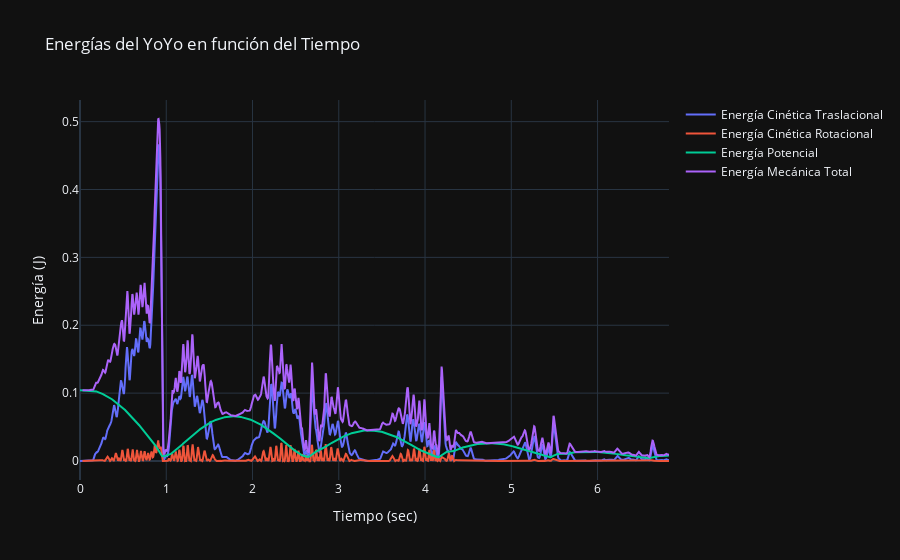

This figure's notebook cell:
### Code cell
import plotly.express as px
import plotly.graph_objects as go

fig = go.Figure()

fig.add_trace(go.Scatter(x=dfEnergia['Time (sec)'], y=dfEnergia['Energia_Cinetica_Traslacional'],mode='lines', name='Energía Cinética Traslacional'))
fig.add_trace(go.Scatter(x=dfEnergia['Time (sec)'], y=dfEnergia['Energia_Cinetica_Rotacional'],mode='lines', name='Energía Cinética Rotacional'))
fig.add_trace(go.Scatter(x=dfEnergia['Time (sec)'], y=dfEnergia['Energia_Potencial'],mode='lines', name='Energía Potencial'))
fig.add_trace(go.Scatter(x=dfEnergia['Time (sec)'], y=dfEnergia['Energia_Mecanica'],mode='lines', name='Energía Mecánica Total'))

fig.update_layout(title='Energías del YoYo en función del Tiempo',xaxis_title='Tiempo (sec)',yaxis_title='Energía (J)',template='plotly_dark')

fig.show()

### Figure 1 — Plotly figure (JSON) as saved in the notebook; plotly's stock layout.template omitted (floating-point values rounded to 4 significant figures; data arrays with more than 128 entries replaced by an {"elided": "..."} marker saying what was removed)
{"data": [{"mode": "lines", "name": "Energía Cinética Traslacional", "type": "scatter", "x": {"elided": "1643 float values"}, "y": {"elided": "1643 float values"}}, {"mode": "lines", "name": "Energía Cinética Rotacional", "type": "scatter", "x": {"elided": "1643 float values"}, "y": {"elided": "1643 float values"}}, {"mode": "lines", "name": "Energía Potencial", "type": "scatter", "x": {"elided": "1643 float values"}, "y": {"elided": "1643 float values"}}, {"mode": "lines", "name": "Energía Mecánica Total", "type": "scatter", "x": {"elided": "1643 float values"}, "y": {"elided": "1643 float values"}}], "layout": {"title": {"text": "Energías del YoYo en función del Tiempo"}, "xaxis": {"title": {"text": "Tiempo (sec)"}}, "yaxis": {"title": {"text": "Energía (J)"}}}}
